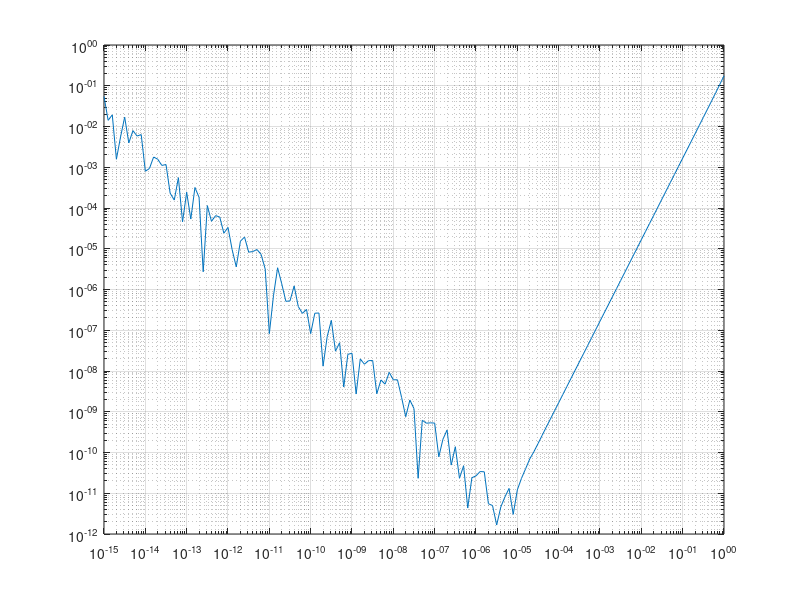

Reproduce this figure in MATLAB.
% Numerical Differentiation Demo - Find optimal h for central differencing

% For f = exp(x), approximate f'(0) = exp(0) = 1 using various h
hs = 10.^(-15:0.1:0);
es = [];
for h = hs
    df = (exp(h) - exp(-h)) / (2*h);  % Numerical differentiation
    df0 = 1;                          % Exact derivative
    e = abs(df - df0);                % Error
    es(end+1) = e;                    % Store error
end
loglog(hs,es), grid on

% Predict optimal h = (3*epsilon/M)^(1/3) (see textbook and lecture slides)
h = (3*1e-16/1) ^ (1/3)
